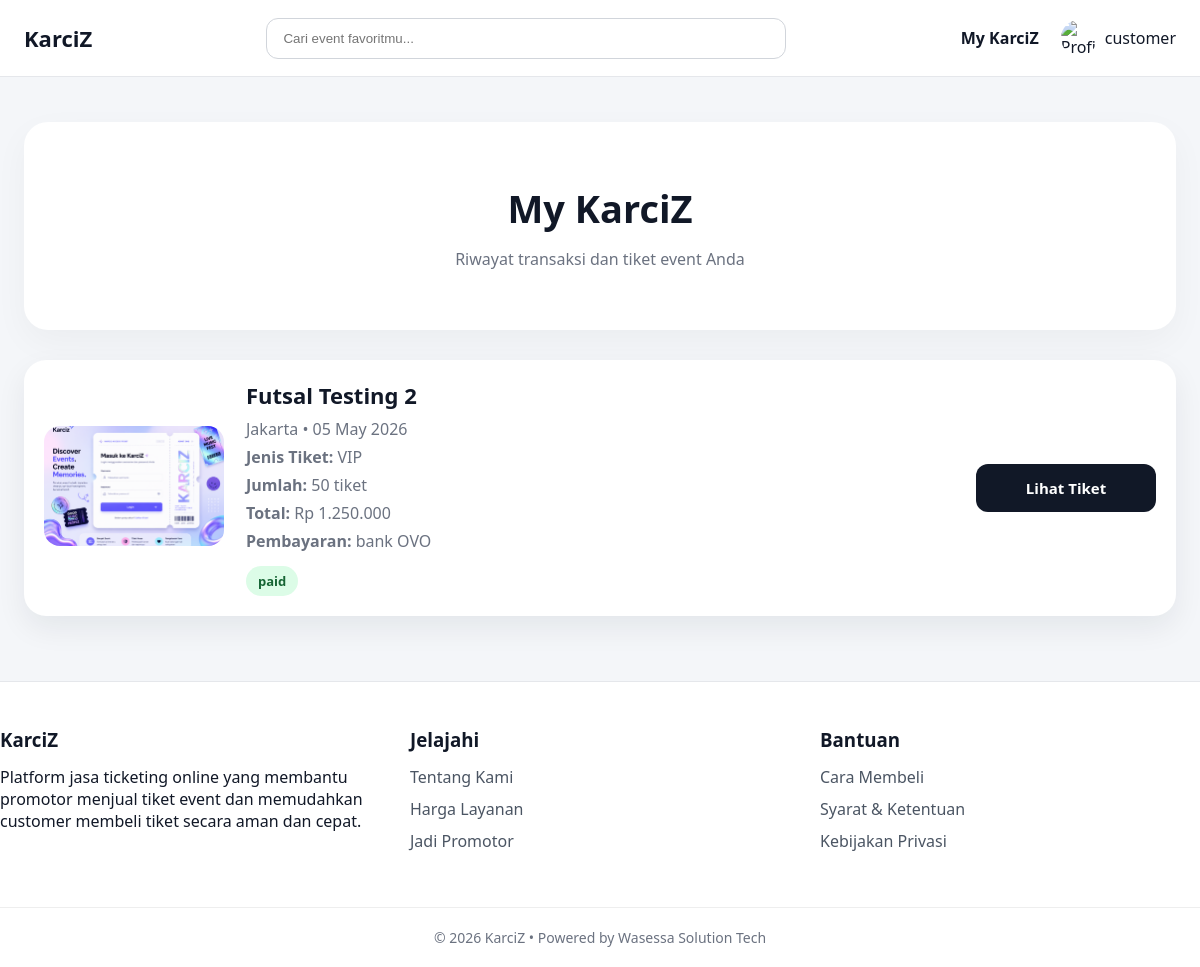
The app's page /customer/history_transaksi.php (signed in) with its own data.
### tables this page shows
CREATE TABLE `users` (
  `id` int(11) NOT NULL,
  `username` varchar(50) DEFAULT NULL,
  `email` varchar(100) DEFAULT NULL,
  `password` varchar(255) DEFAULT NULL,
  `no_whatsapp` varchar(20) DEFAULT NULL,
  `role` varchar(20) DEFAULT NULL,
  `created_at` timestamp NOT NULL DEFAULT current_timestamp(),
  `profile_image` varchar(255) DEFAULT NULL,
  `status` enum('pending','approved','rejected') DEFAULT 'pending'
);

CREATE TABLE `transactions` (
  `id` int(11) NOT NULL,
  `user_id` int(11) NOT NULL,
  `event_id` int(11) NOT NULL,
  `ticket_id` int(11) NOT NULL,
  `qty` int(11) NOT NULL,
  `gross_total` int(11) DEFAULT NULL,
  `platform_fee` int(11) DEFAULT NULL,
  `promoter_income` int(11) DEFAULT NULL,
  `total` int(11) NOT NULL,
  `payment_method` varchar(50) DEFAULT NULL,
  `payment_detail` varchar(100) DEFAULT NULL,
  `status` enum('pending','paid','failed') DEFAULT 'paid',
  `created_at` timestamp NOT NULL DEFAULT current_timestamp()
);

CREATE TABLE `events` (
  `id` int(11) NOT NULL,
  `organizer_id` int(11) DEFAULT NULL,
  `nama_event` varchar(255) DEFAULT NULL,
  `lokasi` varchar(255) DEFAULT NULL,
  `tanggal` date DEFAULT NULL,
  `deskripsi` text DEFAULT NULL,
  `banner` varchar(255) DEFAULT NULL,
  `status` enum('aktif','selesai') DEFAULT 'aktif',
  `created_at` timestamp NOT NULL DEFAULT current_timestamp()
);

CREATE TABLE `tickets` (
  `id` int(11) NOT NULL,
  `event_id` int(11) DEFAULT NULL,
  `nama_tiket` varchar(100) DEFAULT NULL,
  `harga` int(11) DEFAULT NULL,
  `stok` int(11) DEFAULT NULL,
  `created_at` timestamp NOT NULL DEFAULT current_timestamp()
);

### customer/history_transaksi.php (the view, shortened to what this page needs)
<?php
include '../config.php';
$username = $_SESSION['user'];
$stmt = $conn->prepare("SELECT id, username FROM users WHERE username=? LIMIT 1");
$stmt->bind_param("s", $username);
$stmt->execute();
$user = $stmt->get_result()->fetch_assoc();
$user_id = $user['id'];
$stmt = $conn->prepare("
    SELECT
        transactions.id AS transaction_id,
        transactions.qty,
        transactions.total,
        transactions.payment_method,
        transactions.payment_detail,
        transactions.status,
        transactions.created_at,
        events.nama_event,
        events.lokasi,
        events.tanggal,
        events.banner,
        tickets.nama_tiket,
        tickets.harga
    FROM transactions
    JOIN events ON transactions.event_id = events.id
    JOIN tickets ON transactions.ticket_id = tickets.id
    WHERE transactions.user_id = ?
    ORDER BY transactions.created_at DESC
");
$stmt->bind_param("i", $user_id);
$stmt->execute();
$transactions = $stmt->get_result();
?>
<!DOCTYPE html>
<html lang="id">
<head>
    <link rel="stylesheet" href="/Karciz/assets/css/style.css?v=6">
</head>
<body>
<?php include '../components/navbar.php'; ?>
<main>
    <section class="event-section">
        <div class="container">
            <div class="main-banner">
                <h1>My KarciZ</h1>
                <p>Riwayat transaksi dan tiket event Anda</p>
            </div>
            <div style="margin-top:30px;">
                <?php if ($transactions->num_rows > 0) { ?>
                    <?php while ($row = $transactions->fetch_assoc()) { ?>
                        <div class="ticket-history-card">
                            <div class="ticket-history-left">
                                <?php if (!empty($row['banner'])) { ?>
                                    <img
                                        src="/Karciz/assets/images/events/<?= htmlspecialchars($row['banner']); ?>"
                                        alt="<?= htmlspecialchars($row['nama_event']); ?>"
                                    >
                                <?php } else { ?>
                                    <div class="empty-ticket-img">No Banner</div>
                                <?php } ?>
                            </div>
                            <div class="ticket-history-content">
                                <h3><?= htmlspecialchars($row['nama_event']); ?></h3>
                                <p>
                                    <?= htmlspecialchars($row['lokasi']); ?> •
                                    <?= date('d M Y', strtotime($row['tanggal'])); ?>
                                </p>
                                <p><strong>Jenis Tiket:</strong> <?= htmlspecialchars($row['nama_tiket']); ?></p>
                                <p><strong>Jumlah:</strong> <?= $row['qty']; ?> tiket</p>
                                <p><strong>Total:</strong> Rp <?= number_format($row['total'], 0, ',', '.'); ?></p>
                                <p><strong>Pembayaran:</strong> <?= htmlspecialchars($row['payment_method']); ?> <?= htmlspecialchars($row['payment_detail']); ?></p>
                                <span class="status-paid">
                                    <?= htmlspecialchars($row['status']); ?>
                                </span>
                            </div>
                            <div class="ticket-history-action">
                                <a href="ticket-detail.php?id=<?= $row['transaction_id']; ?>" class="btn-login">
                                    Lihat Tiket
                                </a>
                            </div>
                        </div>
                    <?php } ?>
                <?php } ?>
            </div>
        </div>
    </section>
</main>
<?php include '../components/footer.php'; ?>
</body>
</html>

### components/navbar.php (shortened to what this page needs)
<?php
require_once __DIR__ . '/../config.php';
$user_data = null;
$role = $_SESSION['role'] ?? null;
if (!empty($_SESSION['user'])) {
    $username = $_SESSION['user'];
    if ($stmt = $conn->prepare("SELECT username, profile_image FROM users WHERE username=? LIMIT 1")) {
        $stmt->bind_param("s", $username);
        $stmt->execute();
        $result = $stmt->get_result();
        $user_data = $result->fetch_assoc();
    }
}
$profile_img = 'default-profile.png';
$username_display = 'Guest';
if ($user_data) {
    $profile_img = !empty($user_data['profile_image'])
        ? $user_data['profile_image']
        : 'default-profile.png';
    $username_display = $user_data['username'] ?? 'Guest';
}
?>
<header class="navbar">
  <div class="container nav-wrapper">
    <div class="logo">
      <a href="/Karciz/index.php">KarciZ</a>
    </div>
    <div class="search-box">
      <input type="text" placeholder="Cari event favoritmu..." />
    </div>
    <div class="nav-right">
      <?php if ($role !== 'superadmin') { ?>
        <a href="/Karciz/customer/history_transaksi.php" class="my-karciz">
          My KarciZ
        </a>
      <?php } ?>
      <?php if ($user_data) { ?>
        <div class="profile-user" id="profileToggle">
          <img
            src="/Karciz/assets/images/profile/<?= htmlspecialchars($profile_img) ?>"
            alt="Profile"
          />
          <span><?= htmlspecialchars($username_display) ?></span>
        </div>
      <?php } else { ?>
        <a href="/Karciz/login.php">Login</a>
      <?php } ?>
    </div>
  </div>
</header>

### assets/css/style.css (style rules this page uses)
* { margin: 0; padding: 0; box-sizing: border-box; }
html, body { min-height: 100%; font-family: 'Segoe UI', Calibri, sans-serif; background: #f4f6f9; color: #111827; }
body { display: flex; flex-direction: column; }
main { flex: 1; }
.container { width: 100%; max-width: 1200px; margin: 0 auto; padding: 0 24px; }
.navbar { background: #fff; border-bottom: 1px solid #e5e7eb; position: sticky; top: 0; z-index: 100; }
.nav-wrapper { min-height: 76px; display: flex; align-items: center; justify-content: space-between; gap: 24px; }
.logo a { font-size: 22px; font-weight: 800; color: #111827; text-decoration: none; }
.search-box { flex: 1; max-width: 520px; }
.search-box input { width: 100%; padding: 12px 16px; border: 1px solid #d1d5db; border-radius: 12px; outline: none; background: #fff; }
.nav-right { display: flex; align-items: center; gap: 22px; }
.my-karciz { color: #111827; text-decoration: none; font-weight: 600; }
.profile-user { position: relative; display: flex; align-items: center; gap: 8px; cursor: pointer; }
.profile-user img { width: 36px; height: 36px; border-radius: 50%; object-fit: cover; }
.btn-login { display: inline-block; width: 100%; padding: 14px; border: none; background: #111827; color: white; border-radius: 12px; cursor: pointer; font-size: 15px; font-weight: 700; text-align: center; text-decoration: none; }
.main-banner { background: #fff; padding: 60px 30px; border-radius: 24px; text-align: center; box-shadow: 0 12px 35px rgba(0,0,0,0.04); }
.main-banner h1 { font-size: 38px; margin-bottom: 14px; }
.main-banner p { color: #6b7280; }
.event-section, .rules-section, .faq-section { padding: 45px 0; }
.ticket-history-card { background: #fff; border-radius: 22px; box-shadow: 0 12px 30px rgba(17,24,39,0.07); display: grid; grid-template-columns: 180px 1fr 180px; gap: 22px; padding: 20px; margin-bottom: 20px; align-items: center; }
.ticket-history-left img, .empty-ticket-img { width: 180px; height: 120px; object-fit: cover; border-radius: 16px; }
.ticket-history-content h3 { margin-bottom: 8px; font-size: 22px; }
.ticket-history-content p { color: #6b7280; margin-bottom: 6px; }
.status-paid { display: inline-block; margin-top: 8px; background: #dcfce7; color: #166534; padding: 6px 12px; border-radius: 999px; font-size: 13px; font-weight: 700; }
.ticket-history-action { text-align: right; }

### records on screen
users: username "customer"
transactions: event.banner (picture), event.nama_event "Futsal Testing 2", event.lokasi "Jakarta", event.tanggal "05 May 2026", ticket.nama_tiket "VIP", qty "50", total "1.250.000", payment_method "bank", payment_detail "OVO", status "paid"
